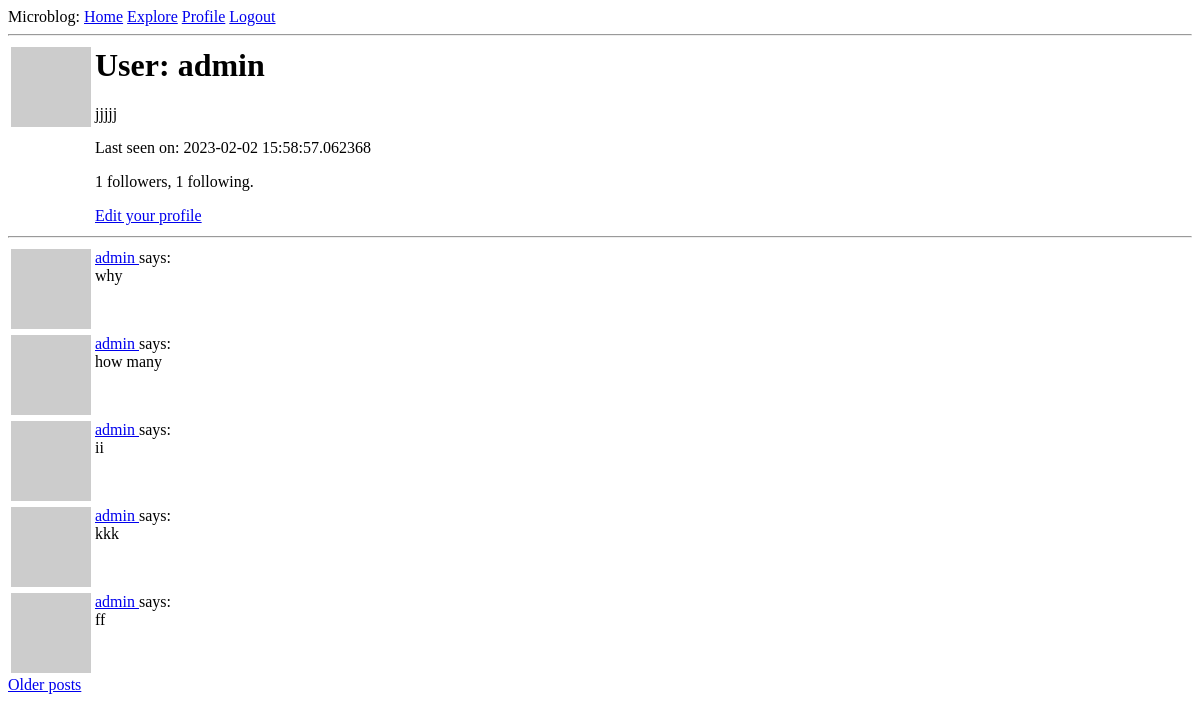
/user/admin (signed in), run on an earlier commit of the app's database.
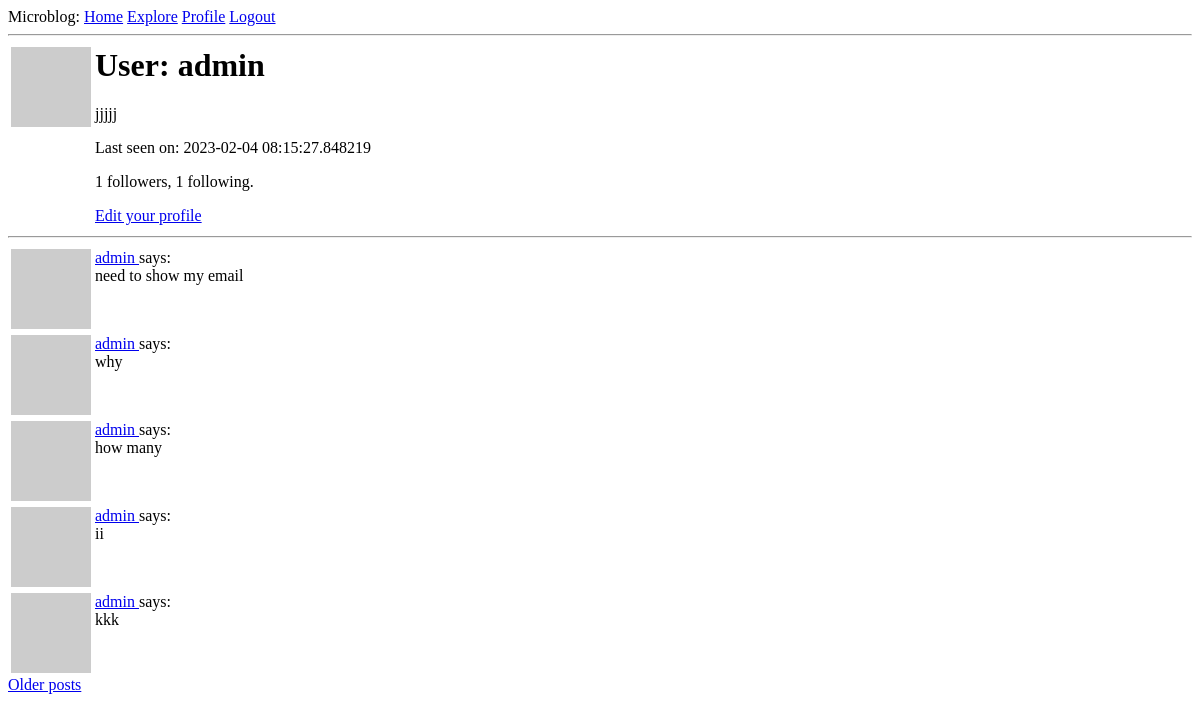
And on a later commit of the database.
### app/models.py (models this page shows, shortened)
class User(UserMixin, db.Model):
    id = db.Column(db.Integer, primary_key=True)
    username = db.Column(db.String(64), index=True, unique=True)
    email = db.Column(db.String(120), index=True, unique=True)
    password_hash = db.Column(db.String(128))
    posts = db.relationship('Post', backref='author', lazy='dynamic')
    about_me = db.Column(db.String(140))
    last_seen = db.Column(db.DateTime, default=datetime.utcnow)
    followed = db.relationship(
        'User', secondary=followers,
        primaryjoin=(followers.c.follower_id == id),
        secondaryjoin=(followers.c.followed_id == id),
        backref=db.backref('followers', lazy='dynamic'), lazy='dynamic')
    def avatar(self, size):
        digest = md5(self.email.lower().encode('utf-8')).hexdigest()
        return 'https://www.gravatar.com/avatar/{}?d=identicon&s={}'.format(
            digest, size
        )

class Post(db.Model):
    id = db.Column(db.Integer, primary_key=True)
    body = db.Column(db.String(140))
    timestamp = db.Column(db.DateTime, index=True, default=datetime.utcnow)
    user_id = db.Column(db.Integer, db.ForeignKey('user.id'))

### app/routes.py (the view)
@app.route('/user/<username>')
@login_required
def user(username):
    user = User.query.filter_by(username=username).first_or_404()
    page = request.args.get('page', 1, type=int)
    posts = user.posts.order_by(Post.timestamp.desc()).paginate(
        page=page, per_page=app.config['POSTS_PER_PAGE'], error_out=False)
    next_url = url_for('user', username=user.username, page=posts.next_num) if posts.has_next else None
    prev_url = url_for('user', username=user.username, page=posts.next_num) if posts.has_prev else None
    form = EmptyForm()
    return render_template('user.html', user=user, posts=posts.items,
                            next_url=next_url, prev_url=prev_url, form=form)

### app/models.py (called while the page is built)
@login.user_loader
def load_user(id):
    return User.query.get(int(id))

### app/routes.py (called while the page is built)
@app.before_request
def before_request():
    if current_user.is_authenticated:
        current_user.last_seen = datetime.utcnow()
        db.session.commit()

### app/templates/user.html (shortened to what this page needs)
{% extends "base.html" %}
{% block content %}
    <table>
        <tr valign="top">
            <td><img src="{{ user.avatar(64) }}"></td>
            <td>
                <h1>User: {{ user.username }}</h1>
                {% if user.about_me %}<p>{{ user.about_me }}</p>{% endif %}
                {% if user.last_seen %}<p>Last seen on: {{ user.last_seen }}</p>{% endif %}
                <p>{{ user.followers.count() }} followers, {{ user.followed.count() }} following.</p>
                {% if user == current_user %}
                <p><a href="{{ url_for('edit_profile') }}">Edit your profile</a></p>
                {% endif %}
            </td>
        </tr>
    </table>
    <hr>
    {% for post in posts %}
        {% include '_post.html' %}
    {% endfor %}
    {% if next_url %}
    <a href="{{ next_url }}">Older posts</a>
    {% endif %}
{% endblock %}

### app/templates/_post.html
<table>
    <tr valign="top">
        <td><img src="{{ post.author.avatar(36) }}"</td>
        <td><a href="{{ url_for('user', username=post.author.username) }}">
            {{ post.author.username }}
        </a>
        says:<br>{{ post.body }}</td>
    </tr>
</table>

What changed in the data, as far as the page shows it:
no longer on this page (row unchanged): Post: author.username "admin", body "ff"
changed User "admin": last_seen "2023-02-02 15:58:57.062368" → "2023-02-04 08:15:27.848219"
added Post: author.username "admin", body "need to show my email"
